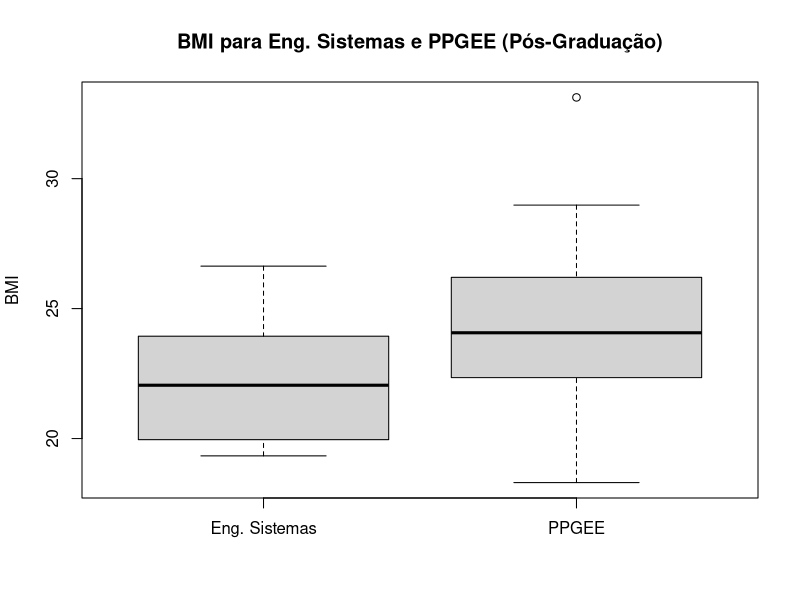
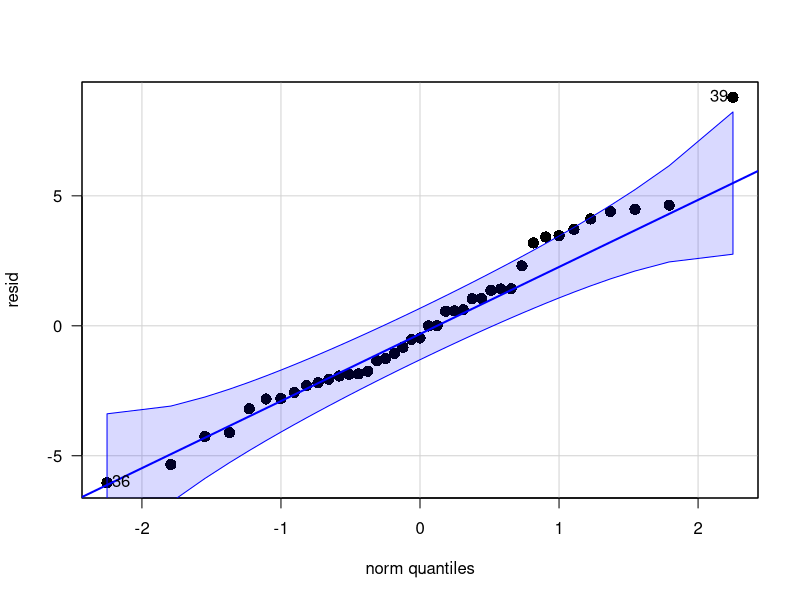

The R script that drew these images, in order:
########################################
#          ESTUDO DE CASO 2            #
#                                      #
#Equipe: Gustavo Vieira Costa          #
#        Rafael Carneiro de Castro     #
#        Thaís Matos Acácio            #
########################################

#Ler dados de entrada
dados <- read.table("bmi_20161.csv", header=TRUE, sep=",");
sis <- dados[which(dados$Course=='EngSis'),];
ppgee <- dados[which(dados$Course=='PPGEE'),];

#Cálculo do BMI
bmiEngSis <- sis$Weight.kg/((sis$Height.cm/100)^2);
bmiPpgee <- ppgee$Weight.kg/((ppgee$Height.cm/100)^2);

#Boxplot
boxplot(bmiEngSis, bmiPpgee, ylab="BMI",
         names=c("Eng. Sistemas","PPGEE"), col = "lightgray",
         main="BMI para Eng. Sistemas e PPGEE (Pós-Graduação)");

# qqPlot para testar a normalidade dos residuos
require("car");
resid <- c(bmiEngSis - mean(bmiEngSis), bmiPpgee - mean(bmiPpgee));
qqPlot(resid,
       pch=16,
       cex=1.5,
       las=1);
# É aproximadamente uma reta. Então a normalidade é aceitável.

# Executar teste de igualdade de variancia
var.test(bmiEngSis, bmiPpgee, alternitive="two.sided",conf.level=0.95);
# Como p-value > alpha, a hipótese nula não foi rejeitada. Sendo
# assim, não se pode falar com certeza que as variâncias não são iguais.

# Test t com variancia igual ou não
t.test(bmiEngSis, bmiPpgee,
      alternative = "two.sided",
      mu = 0,
      var.equal = TRUE, # Mudar aqui pelo resultado do teste
      conf.level = 0.95);
#P-Value > alpha não rejeita a hipótese nula.


# Estimativa do tamanho de efeito = 1.5
# Calcular a potência do teste para variância igual
require("pwr");
pwr.t2n.test(n1 = 13,
             n2 = 28,
             d = 1.5,
             sig.level = 0.05,
             alternative = "two.sided");
# Problema que o delta é alto. Reduzindo delta.
pwr.t2n.test(n1 = 13,
             n2 = 28,
             d = 0.8,
             sig.level = 0.05,
             alternative = "two.sided");
# Com o delta reduzido, a potência também. Obter a quantidade
# de amostras da engenharia de sistemas para ter uma motência
# de 80%.
pwr.t2n.test(power = 0.8,
             n2 = 28,
             d = 0.8,
             sig.level = 0.05,
             alternative = "two.sided");

# Calcular a potência do teste para variância diferente
power.t.test(n=13,
             delta=1.5,
             sd=sd(bmiEngSis),
             sig.level=0.05,
             type = "two.sample");
